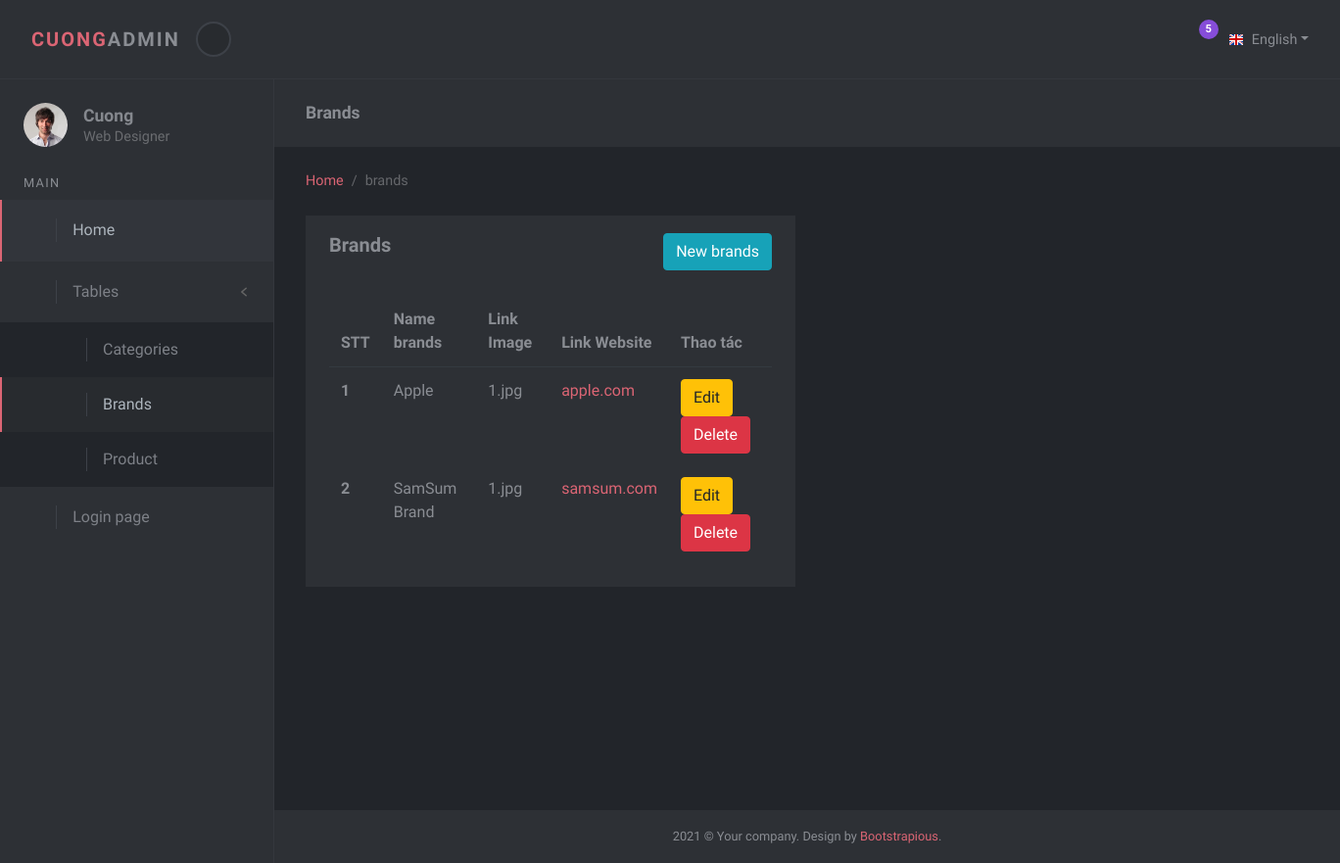
The page /admin/brands.php (signed in) on the database its author committed.
### tables this page shows
CREATE TABLE `brands` (
  `id` int(11) NOT NULL,
  `name` varchar(255) DEFAULT NULL,
  `image_url` varchar(255) DEFAULT NULL,
  `link` varchar(255) DEFAULT NULL,
  `sort_order` tinyint(4) DEFAULT NULL,
  `active` tinyint(1) DEFAULT 1
);

### lib/database.php (called while the page is built, shortened)
<?php
Class Database{
	public $host   = DB_HOST;
	public $user   = DB_USER;
	public $pass   = DB_PASS;
	public $dbname = DB_NAME;
	public $link;
	private function connectDB(){
	$this->link = new mysqli($this->host, $this->user, $this->pass, $this->dbname);
 }
	public function select($query){
		$result = $this->link->query($query) or die($this->link->error.__LINE__);
		if($result->num_rows > 0){
			return $result;
		} else {
			return false;
		}
	}
}

### admin/classes/brands.php (called while the page is built, shortened)
<?php
include '../lib/database.php';
?>
<?php
class brands {
    private $db;
    public function __construct()
    {
        $this->db = new Database();
    }
    public function show_brands() {
        $query = "SELECT * FROM brands WHERE active = 1 ORDER BY sort_order";
        $result = $this->db->select($query);
        return $result;
    }
}
?>

### admin/brands.php (the view, shortened to what this page needs)
<?php
include './inc/header.php';
include 'classes/brands.php';
?>
<?php
$class = new brands();
$show_brands = $class->show_brands();
?>
<div class="d-flex align-items-stretch">
  <nav id="sidebar">
    <div class="sidebar-header d-flex align-items-center p-4"><img class="avatar shadow-0 img-fluid rounded-circle" src="../img/avatar-6.jpg" alt="...">
      <div class="ms-3 title">
        <h1 class="h5 mb-1">Cuong</h1>
        <p class="text-sm text-gray-700 mb-0 lh-1">Web Designer</p>
      </div>
    </div><span class="text-uppercase text-gray-600 text-xs mx-3 px-2 heading mb-2">Main</span>
    <ul class="list-unstyled">
      <li class="sidebar-item active"><a class="sidebar-link" href="index.php">
          <svg class="svg-icon svg-icon-sm svg-icon-heavy">
            <use xlink:href="#real-estate-1"> </use>
          </svg><span>Home </span></a></li>
      <li class="sidebar-item"><a class="sidebar-link" data-bs-toggle="collapse">
          <svg class="svg-icon svg-icon-sm svg-icon-heavy">
            <use xlink:href="#browser-window-1"> </use>
          </svg><span>Tables </span></a>
        <ul class="list-unstyled " id="exampledropdownDropdown">
          <li class="sidebar-item"><a class="sidebar-link" href="tables.php">
              <svg class="svg-icon svg-icon-sm svg-icon-heavy">
                <use xlink:href="#portfolio-grid-1"> </use>
              </svg><span>Categories </span></a></li>
          <li class="sidebar-item active"><a class="sidebar-link" href="brands.php">
              <svg class="svg-icon svg-icon-sm svg-icon-heavy">
                <use xlink:href="#portfolio-grid-1"> </use>
              </svg><span>Brands </span></a></li>
          <li class="sidebar-item"><a class="sidebar-link" href="products.php">
              <svg class="svg-icon svg-icon-sm svg-icon-heavy">
                <use xlink:href="#portfolio-grid-1"> </use>
              </svg><span>Product </span></a></li>
        </ul>
      <li class="sidebar-item"><a class="sidebar-link" href="?action=logout">
          <svg class="svg-icon svg-icon-sm svg-icon-heavy">
            <use xlink:href="#disable-1"> </use>
          </svg><span>Login page </span></a></li>
  </nav>
  <div class="page-content form-page">
    <div class="bg-dash-dark-2 py-4">
      <div class="container-fluid">
        <h2 class="h5 mb-0">Brands</h2>
      </div>
    </div>
    <div class="container-fluid py-2">
      <nav aria-label="breadcrumb">
        <ol class="breadcrumb mb-0 py-3 px-0">
          <li class="breadcrumb-item"><a href="index.php">Home</a></li>
          <li class="breadcrumb-item active" aria-current="page">brands</li>
        </ol>
      </nav>
    </div>
    <section class="tables py-0">
      <div class="container-fluid">
        <div class="row gy-4">
          <div class="col-lg-6">
            <div class="card mb-0">
              <div class="card-header d-flex justify-content-between">
                <h3 class="h4 mb-0">Brands</h3>
                <h3><a href="brandadd.php" class="btn btn-info">New brands</a></h3>
              </div>
              <div class="card-body pt-0">
                <div class="table-responsive">
                  <table class="table mb-0">
                    <thead>
                      <tr>
                        <th>STT</th>
                        <th>Name brands</th>
                        <th>Link Image</th>
                        <th>Link Website</th>
                        <th>Thao tác</th>
                      </tr>
                    </thead>
                    <tbody>
                    <?php
                      if ($show_brands) {
                        while ($result = $show_brands->fetch_assoc()) {
                      ?>
                          <tr>
                            <th class="border-bottom-0" scope="row"><?php echo $result['sort_order'] ?></th>
                            <td class="border-bottom-0"><?php echo $result['name'] ?></td>
                            <td class="border-bottom-0"><?php echo $result['image_url'] ?></td>
                            <td class="border-bottom-0"><a href="<?php echo $result['link'] ?>"><?php echo $result['link'] ?></a></td>
                            <td class="border-bottom-0">
                              <a href="brandedit.php?id=<?php echo $result['id'] ?>" class="btn btn-warning">Edit</a>
                              <a onclick="return confirm('You are want delete?')" href="?deleid=<?php echo $result['id'] ?>" class="btn btn-danger" >Delete</a>
                            </td>
                          </tr>
                          <?php
                        }
                      }
                      ?>
                    </tbody>
                  </table>
                </div>
              </div>
            </div>
          </div>
        </div>
      </div>
    </section>
    <?php include './inc/footer.php'; ?>

### rows shown on the page
brands: sort_order "1", name "Apple", image_url "1.jpg", link "apple.com"
brands: sort_order "2", name "SamSum Brand", image_url "1.jpg", link "samsum.com"
